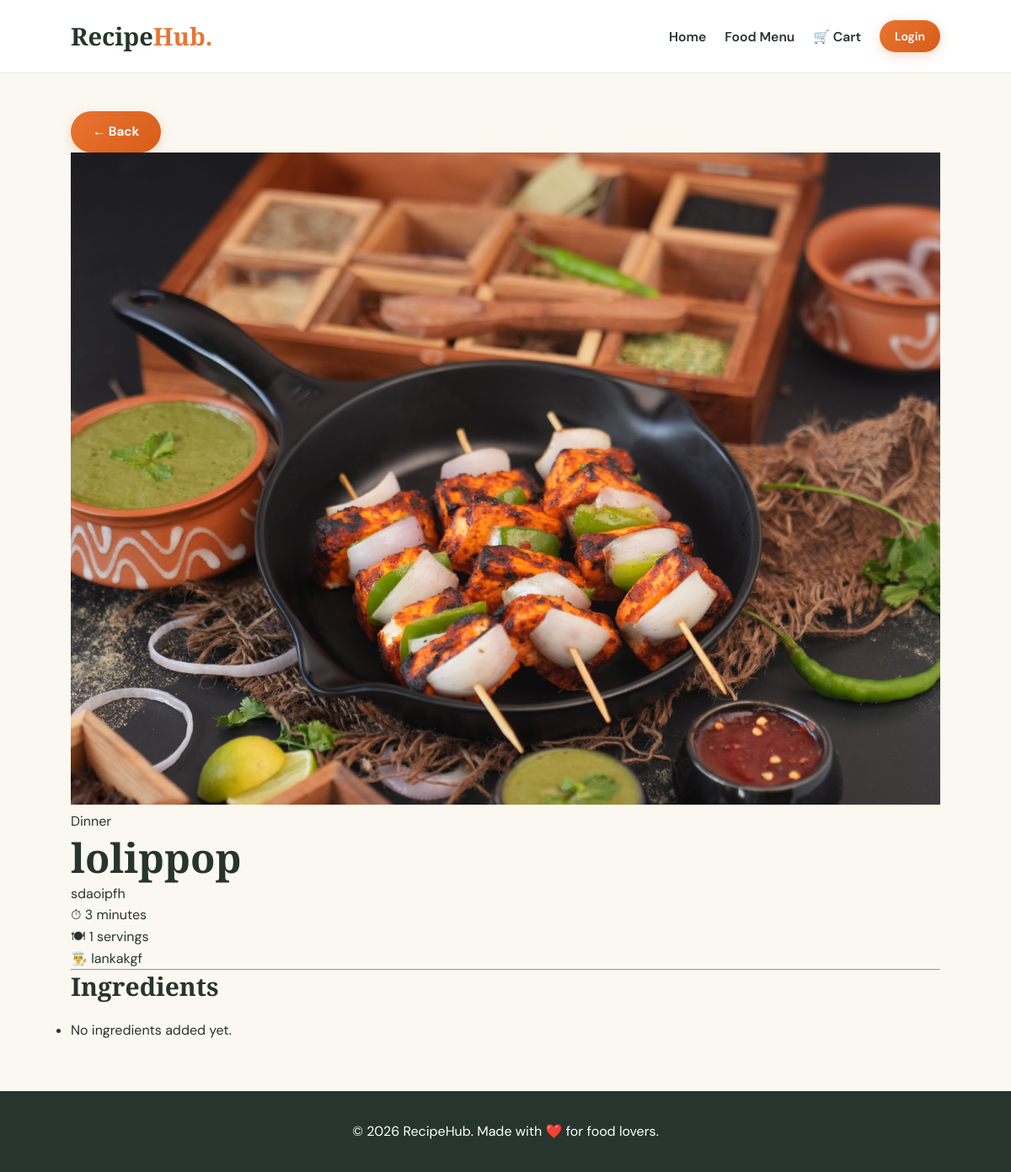
/recipe/4/, run on the app's committed database.
### recipes/models.py (models this page shows, shortened)
class Recipe(models.Model):
    user = models.ForeignKey(
        User,
        on_delete=models.CASCADE,
        related_name="recipes"
    )
    category = models.ForeignKey(
        Category,
        on_delete=models.SET_NULL,
        null=True,
        related_name="recipes"
    )
    title = models.CharField(max_length=200)
    description = models.TextField()
    image = models.ImageField(
        upload_to="recipes/",
        blank=True,
        null=True
    )
    cooking_time = models.PositiveIntegerField()
    servings = models.PositiveIntegerField(default=1)
    created_at = models.DateTimeField(auto_now_add=True)
    updated_at = models.DateTimeField(auto_now=True)

class Category(models.Model):
    name = models.CharField(max_length=100)
    description = models.TextField(blank=True)
    def __str__(self):
        return self.name

### recipes/views.py (the view)
def recipe_detail(request, pk):
    recipe = get_object_or_404(
        Recipe.objects.select_related(
            'user', 'category'
        ).prefetch_related(
            'ingredients__ingredient'
        ),
        pk=pk
    )
    return render(
        request,
        'recipes/detail.html',
        {'recipe': recipe}
    )

### templates/recipes/detail.html (shortened to what this page needs)
{% extends 'base.html' %}
{% block content %}
<div class="py-5">
    <a href="{% url 'home' %}"
       class="btn btn-outline-secondary mb-4">
        ← Back
    </a>
    <div class="row g-4">
        <div class="col-md-6">
            {% if recipe.image %}
                <img src="{{ recipe.image.url }}"
                     class="img-fluid rounded-4 shadow"
                     alt="{{ recipe.title }}">
            {% else %}
                <div class="bg-light rounded-4 p-5 text-center">
                    No Image Available
                </div>
            {% endif %}
        </div>
        <div class="col-md-6">
            <span class="badge bg-warning text-dark">
                {{ recipe.category|default:"Other" }}
            </span>
            <h1 class="fw-bold mt-3">{{ recipe.title }}</h1>
            <p class="text-muted">{{ recipe.description }}</p>
            <p>⏱ {{ recipe.cooking_time }} minutes</p>
            <p>🍽 {{ recipe.servings }} servings</p>
            <p>👨‍🍳 {{ recipe.user.username }}</p>
        </div>
    </div>
    <hr class="my-5">
    <h2 class="fw-bold">Ingredients</h2>
    <ul class="list-group mt-3">
        {% for item in recipe.ingredients.all %}
            <li class="list-group-item">
                {{ item.quantity }}
                {{ item.unit }}
                {{ item.ingredient.name }}
            </li>
        {% empty %}
            <li class="list-group-item">
                No ingredients added yet.
            </li>
        {% endfor %}
    </ul>
</div>
{% endblock %}

### recipes/static/recipes/css/style.css (style rules this page uses)
:root { --primary: #e87532; --primary-dark: #c95b20; --dark: #26352d; --muted: #777e77; --background: #fbf8f2; --white: #ffffff; --border: #eee8df; --radius: 18px; }
* { margin: 0; padding: 0; box-sizing: border-box; }
body { font-family: 'DM Sans', sans-serif; background: var(--background); color: var(--dark); line-height: 1.6; }
a { color: inherit; text-decoration: none; }
img { max-width: 100%; }
.btn { display: inline-block; border: none; border-radius: 30px; padding: 12px 24px; background: var(--primary); color: white; font-family: inherit; font-weight: 700; cursor: pointer; transition: 0.25s; }
h1, h2, h3 { font-family: 'Playfair Display', serif; color: var(--dark); line-height: 1.25; }
h1 { font-size: clamp(32px, 5vw, 48px); }
h2 { font-size: 30px; margin-bottom: 20px; }
.btn { display: inline-flex; align-items: center; justify-content: center; gap: 8px; border: none; border-radius: 999px; padding: 12px 26px; font-family: inherit; font-size: 0.95rem; font-weight: 700; cursor: pointer; text-decoration: none; transition: all 0.25s cubic-bezier(0.4, 0, 0.2, 1); box-shadow: 0 4px 14px rgba(232, 117, 50, 0.25); }
.btn, .btn-primary { background: linear-gradient(135deg, #e87532 0%, #d85c18 100%); color: #ffffff; }

### data on the page
Recipe: image (picture), category "Dinner", title "lolippop", description "sdaoipfh", cooking_time "3", servings "1", user.username "lankakgf"
